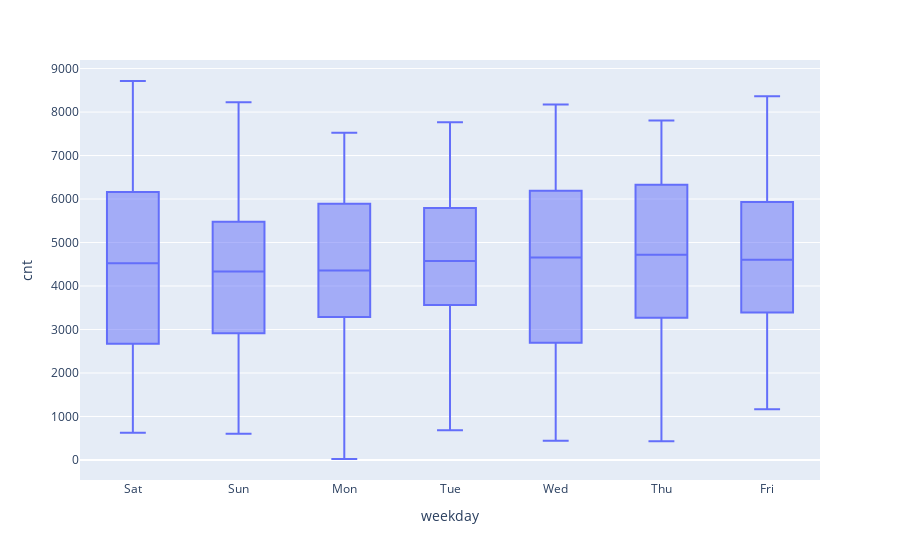

The notebook cell saved with this chart:
### Code cell
fig = px.box(bike, x="weekday", y="cnt")
fig.show()

### Figure 1 — Plotly figure (JSON) as saved in the notebook; plotly's stock layout.template omitted (floating-point values rounded to 4 significant figures; data arrays with more than 128 entries replaced by an {"elided": "..."} marker saying what was removed)
{"data": [{"alignmentgroup": "True", "hovertemplate": "weekday=%{x}<br>cnt=%{y}<extra></extra>", "legendgroup": "", "marker": {"color": "#636efa"}, "name": "", "notched": false, "offsetgroup": "", "orientation": "v", "showlegend": false, "type": "box", "x": {"elided": "730 str values"}, "x0": " ", "xaxis": "x", "y": {"elided": "730 int values"}, "y0": " ", "yaxis": "y"}], "layout": {"boxmode": "group", "legend": {"tracegroupgap": 0}, "margin": {"t": 60}, "xaxis": {"anchor": "y", "domain": [0, 1], "title": {"text": "weekday"}}, "yaxis": {"anchor": "x", "domain": [0, 1], "title": {"text": "cnt"}}}}
